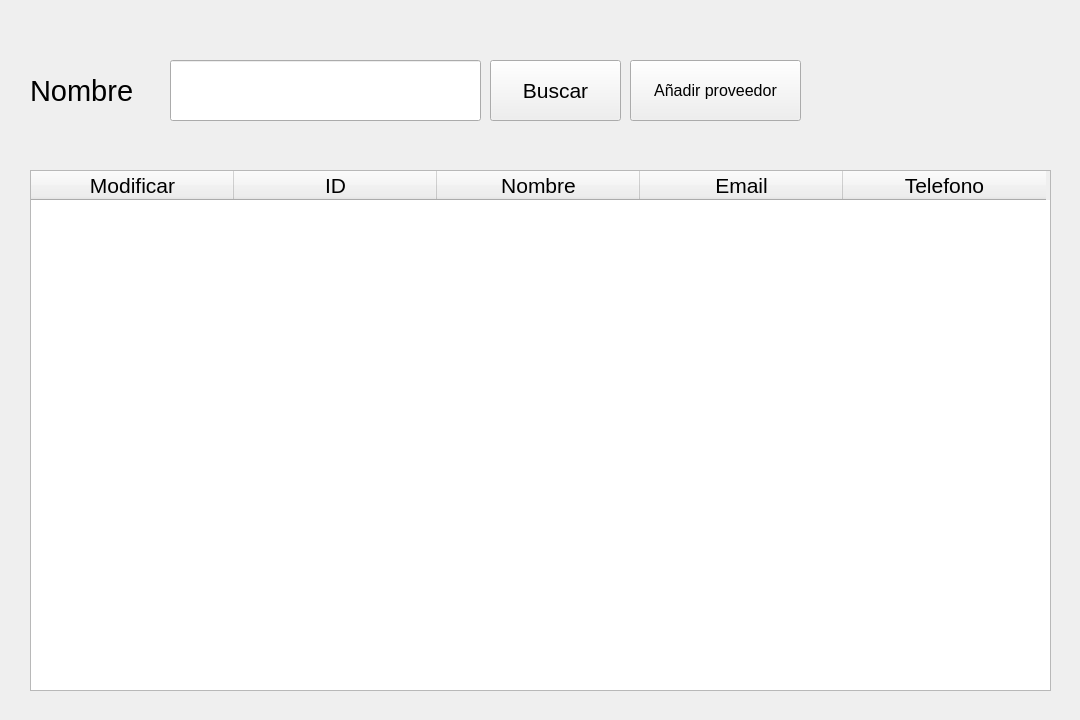
<?xml version="1.0" encoding="UTF-8"?>
<ui version="4.0">
 <class>MainWindow</class>
 <widget class="QMainWindow" name="MainWindow">
  <property name="enabled">
   <bool>true</bool>
  </property>
  <property name="geometry">
   <rect>
    <x>0</x>
    <y>0</y>
    <width>1080</width>
    <height>720</height>
   </rect>
  </property>
  <property name="windowTitle">
   <string>MainWindow</string>
  </property>
  <widget class="QWidget" name="centralwidget">
   <widget class="QLabel" name="label_3">
    <property name="geometry">
     <rect>
      <x>820</x>
      <y>30</y>
      <width>231</width>
      <height>121</height>
     </rect>
    </property>
    <property name="font">
     <font>
      <pointsize>16</pointsize>
     </font>
    </property>
    <property name="text">
     <string/>
    </property>
    <property name="pixmap">
     <pixmap>:/prefijoNuevo/s.png</pixmap>
    </property>
    <property name="scaledContents">
     <bool>true</bool>
    </property>
   </widget>
   <widget class="QPushButton" name="pushButton_5">
    <property name="geometry">
     <rect>
      <x>490</x>
      <y>60</y>
      <width>131</width>
      <height>61</height>
     </rect>
    </property>
    <property name="font">
     <font>
      <pointsize>16</pointsize>
     </font>
    </property>
    <property name="text">
     <string>Buscar</string>
    </property>
   </widget>
   <widget class="QLineEdit" name="lineEdit_2">
    <property name="geometry">
     <rect>
      <x>170</x>
      <y>60</y>
      <width>311</width>
      <height>61</height>
     </rect>
    </property>
    <property name="font">
     <font>
      <pointsize>20</pointsize>
     </font>
    </property>
    <property name="text">
     <string/>
    </property>
   </widget>
   <widget class="QTableWidget" name="tableWidget">
    <property name="geometry">
     <rect>
      <x>30</x>
      <y>170</y>
      <width>1021</width>
      <height>521</height>
     </rect>
    </property>
    <property name="font">
     <font>
      <family>MS Shell Dlg 2</family>
      <pointsize>16</pointsize>
     </font>
    </property>
    <property name="sizeAdjustPolicy">
     <enum>QAbstractScrollArea::AdjustToContents</enum>
    </property>
    <property name="wordWrap">
     <bool>true</bool>
    </property>
    <attribute name="horizontalHeaderVisible">
     <bool>true</bool>
    </attribute>
    <attribute name="horizontalHeaderCascadingSectionResizes">
     <bool>true</bool>
    </attribute>
    <attribute name="horizontalHeaderMinimumSectionSize">
     <number>203</number>
    </attribute>
    <attribute name="horizontalHeaderDefaultSectionSize">
     <number>203</number>
    </attribute>
    <attribute name="horizontalHeaderHighlightSections">
     <bool>true</bool>
    </attribute>
    <attribute name="horizontalHeaderStretchLastSection">
     <bool>false</bool>
    </attribute>
    <column>
     <property name="text">
      <string>Modificar</string>
     </property>
    </column>
    <column>
     <property name="text">
      <string>ID</string>
     </property>
    </column>
    <column>
     <property name="text">
      <string>Nombre</string>
     </property>
    </column>
    <column>
     <property name="text">
      <string>Email</string>
     </property>
    </column>
    <column>
     <property name="text">
      <string>Telefono</string>
     </property>
    </column>
   </widget>
   <widget class="QPushButton" name="pushButton_7">
    <property name="geometry">
     <rect>
      <x>630</x>
      <y>60</y>
      <width>171</width>
      <height>61</height>
     </rect>
    </property>
    <property name="font">
     <font>
      <pointsize>12</pointsize>
     </font>
    </property>
    <property name="text">
     <string>Añadir proveedor</string>
    </property>
   </widget>
   <widget class="QLabel" name="label">
    <property name="geometry">
     <rect>
      <x>30</x>
      <y>60</y>
      <width>141</width>
      <height>61</height>
     </rect>
    </property>
    <property name="font">
     <font>
      <pointsize>22</pointsize>
     </font>
    </property>
    <property name="text">
     <string>Nombre</string>
    </property>
   </widget>
  </widget>
 </widget>
 <resources>
  <include location="../img/logo.qrc"/>
 </resources>
 <connections/>
</ui>
